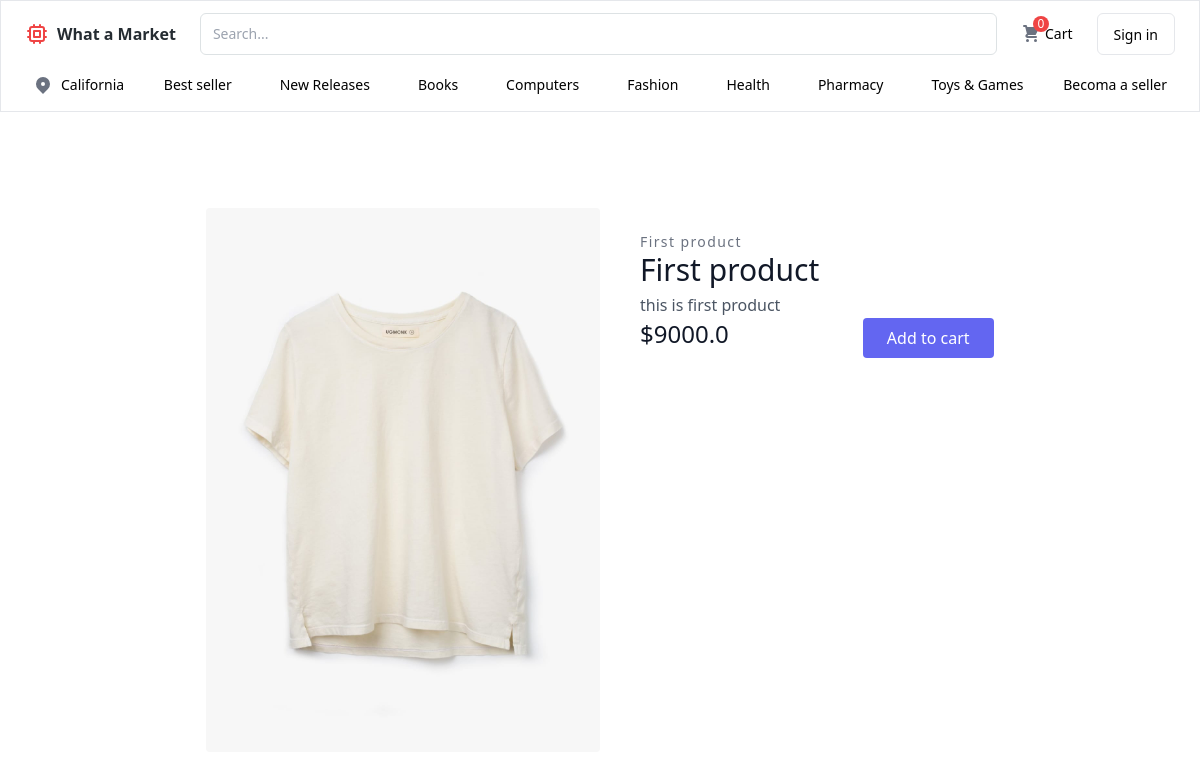
Page /product/detail/1 on the committed database.
### app/models.py (models this page shows)
class Product(db.Model):
    __tablename__ = "products"
    id  = db.Column(db.Integer , primary_key=True)
    name = db.Column(db.String(150), nullable=False)
    description = db.Column(db.Text , nullable=False)
    price = db.Column(db.Float , nullable=False)
    stock = db.Column(db.Integer , default=0)
    image = db.Column(db.String(256))

### app/__init__.py (the view)
     @app.route("/product/detail/<int:id>")
     def detail(id):
          product = Product.query.filter_by(id=id).first()
          return render_template("detail.html", product=product)

### templates/detail.html (shortened to what this page needs)
{% extends "base.html" %}
{% block content %}
{% include "nav.html" %}
<section class="text-gray-600 body-font overflow-hidden">
    <div class="container px-5 py-24 mx-auto">
      <div class="lg:w-4/5 mx-auto flex flex-wrap">
        <img alt="ecommerce" class="lg:w-1/2 w-full lg:h-auto h-64 object-cover object-center rounded" src="{{ url_for('uploaded_file', filename=product.image.split('uploads/')[-1]) }}" ">
        <div class="lg:w-1/2 w-full lg:pl-10 lg:py-6 mt-6 lg:mt-0">
          <h2 class="text-sm title-font text-gray-500 tracking-widest">{{product.name}}</h2>
          <h1 class="text-gray-900 text-3xl title-font font-medium mb-1">{{product.name}}</h1>
          <p class="leading-relaxed">{{product.description}}</p>
          <div class="flex">
            <span class="title-font font-medium text-2xl text-gray-900">${{product.price}}</span>
            <button class="flex ml-auto text-white bg-indigo-500 border-0 py-2 px-6 focus:outline-none hover:bg-indigo-600 rounded">Add to cart</button>
          </div>
        </div>
      </div>
    </div>
  </section>
{% endblock %}

### rows in the picture
Product: image (picture), name "First product", description "this is first product", price "9000.0"

### other values in the picture
{{ cartData | length }} "0"
